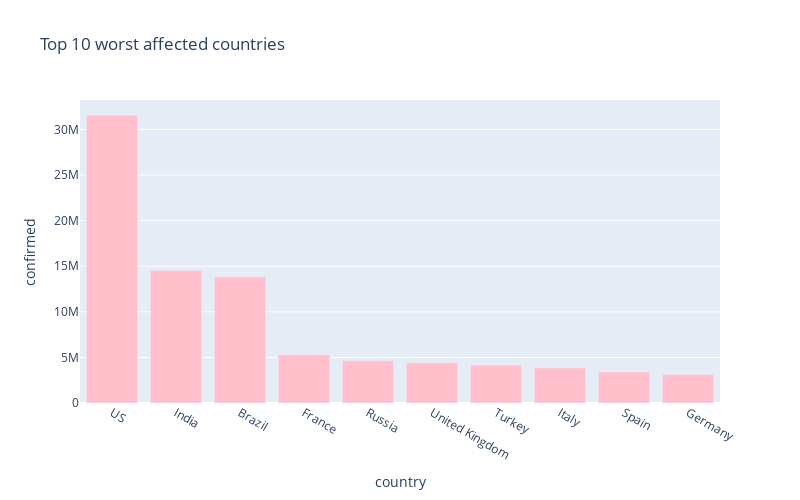

Write notebook code for a chart like this one.
### Markdown cell above
# 10 worst hit countries - Confirmed cases

### Code cell
px.bar(
    sorted_country_df.head(10),
    x = "country",
    y = "confirmed",
    title= "Top 10 worst affected countries", # the axis names
    color_discrete_sequence=["pink"], 
    height=500,
    width=800
)

### Figure 1 — Plotly figure (JSON) as saved in the notebook; plotly's stock layout.template omitted (floating-point values rounded to 4 significant figures)
{"data": [{"alignmentgroup": "True", "hovertemplate": "country=%{x}<br>confirmed=%{y}<extra></extra>", "legendgroup": "", "marker": {"color": "pink"}, "name": "", "offsetgroup": "", "orientation": "v", "showlegend": false, "textposition": "auto", "type": "bar", "x": ["US", "India", "Brazil", "France", "Russia", "United Kingdom", "Turkey", "Italy", "Spain", "Germany"], "xaxis": "x", "y": [31575640, 14526609, 13832455, 5285304, 4631336, 4398903, 4150039, 3842079, 3407283, 3134108], "yaxis": "y"}], "layout": {"barmode": "relative", "height": 500, "legend": {"tracegroupgap": 0}, "title": {"text": "Top 10 worst affected countries"}, "width": 800, "xaxis": {"anchor": "y", "domain": [0, 1], "title": {"text": "country"}}, "yaxis": {"anchor": "x", "domain": [0, 1], "title": {"text": "confirmed"}}}}
